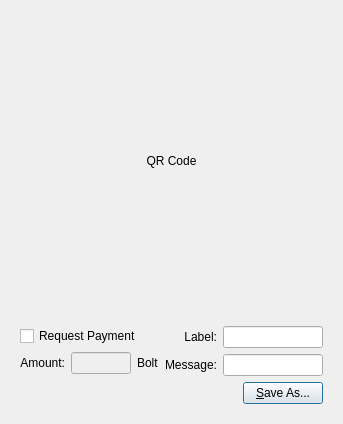
<?xml version="1.0" encoding="UTF-8"?>
<ui version="4.0">
 <class>QRCodeDialog</class>
 <widget class="QDialog" name="QRCodeDialog">
  <property name="geometry">
   <rect>
    <x>0</x>
    <y>0</y>
    <width>320</width>
    <height>404</height>
   </rect>
  </property>
  <property name="windowTitle">
   <string>Dialog</string>
  </property>
  <layout class="QVBoxLayout" name="verticalLayout_3">
   <item>
    <widget class="QLabel" name="lblQRCode">
     <property name="sizePolicy">
      <sizepolicy hsizetype="Expanding" vsizetype="Expanding">
       <horstretch>0</horstretch>
       <verstretch>0</verstretch>
      </sizepolicy>
     </property>
     <property name="minimumSize">
      <size>
       <width>300</width>
       <height>300</height>
      </size>
     </property>
     <property name="text">
      <string>QR Code</string>
     </property>
     <property name="alignment">
      <set>Qt::AlignCenter</set>
     </property>
     <property name="wordWrap">
      <bool>true</bool>
     </property>
    </widget>
   </item>
   <item>
    <widget class="QWidget" name="widget" native="true">
     <layout class="QVBoxLayout" name="verticalLayout_2">
      <item>
       <layout class="QHBoxLayout" name="horizontalLayout_2">
        <item>
         <layout class="QVBoxLayout" name="verticalLayout">
          <item>
           <widget class="QCheckBox" name="chkReqPayment">
            <property name="enabled">
             <bool>true</bool>
            </property>
            <property name="text">
             <string>Request Payment</string>
            </property>
           </widget>
          </item>
          <item>
           <layout class="QHBoxLayout" name="horizontalLayout">
            <item>
             <widget class="QLabel" name="lblAmount">
              <property name="sizePolicy">
               <sizepolicy hsizetype="Preferred" vsizetype="Maximum">
                <horstretch>0</horstretch>
                <verstretch>0</verstretch>
               </sizepolicy>
              </property>
              <property name="text">
               <string>Amount:</string>
              </property>
              <property name="alignment">
               <set>Qt::AlignRight|Qt::AlignTrailing|Qt::AlignVCenter</set>
              </property>
              <property name="buddy">
               <cstring>lnReqAmount</cstring>
              </property>
             </widget>
            </item>
            <item>
             <widget class="QLineEdit" name="lnReqAmount">
              <property name="enabled">
               <bool>false</bool>
              </property>
              <property name="minimumSize">
               <size>
                <width>60</width>
                <height>0</height>
               </size>
              </property>
              <property name="alignment">
               <set>Qt::AlignRight|Qt::AlignTrailing|Qt::AlignVCenter</set>
              </property>
             </widget>
            </item>
            <item>
             <widget class="QLabel" name="lblBTC">
              <property name="sizePolicy">
               <sizepolicy hsizetype="Preferred" vsizetype="Maximum">
                <horstretch>0</horstretch>
                <verstretch>0</verstretch>
               </sizepolicy>
              </property>
              <property name="text">
               <string>Bolt</string>
              </property>
              <property name="buddy">
               <cstring>lnReqAmount</cstring>
              </property>
             </widget>
            </item>
           </layout>
          </item>
         </layout>
        </item>
        <item>
         <layout class="QGridLayout" name="gridLayout">
          <item row="0" column="0">
           <widget class="QLabel" name="lblLabel">
            <property name="text">
             <string>Label:</string>
            </property>
            <property name="alignment">
             <set>Qt::AlignRight|Qt::AlignTrailing|Qt::AlignVCenter</set>
            </property>
            <property name="buddy">
             <cstring>lnLabel</cstring>
            </property>
           </widget>
          </item>
          <item row="0" column="1">
           <widget class="QLineEdit" name="lnLabel">
            <property name="minimumSize">
             <size>
              <width>100</width>
              <height>0</height>
             </size>
            </property>
           </widget>
          </item>
          <item row="1" column="0">
           <widget class="QLabel" name="lblMessage">
            <property name="text">
             <string>Message:</string>
            </property>
            <property name="alignment">
             <set>Qt::AlignRight|Qt::AlignTrailing|Qt::AlignVCenter</set>
            </property>
            <property name="buddy">
             <cstring>lnMessage</cstring>
            </property>
           </widget>
          </item>
          <item row="1" column="1">
           <widget class="QLineEdit" name="lnMessage">
            <property name="minimumSize">
             <size>
              <width>100</width>
              <height>0</height>
             </size>
            </property>
           </widget>
          </item>
         </layout>
        </item>
       </layout>
      </item>
      <item>
       <layout class="QHBoxLayout" name="horizontalLayout_3">
        <item>
         <spacer name="horizontalSpacer">
          <property name="orientation">
           <enum>Qt::Horizontal</enum>
          </property>
          <property name="sizeHint" stdset="0">
           <size>
            <width>40</width>
            <height>20</height>
           </size>
          </property>
         </spacer>
        </item>
        <item>
         <widget class="QPushButton" name="btnSaveAs">
          <property name="text">
           <string>&amp;Save As...</string>
          </property>
         </widget>
        </item>
       </layout>
      </item>
     </layout>
    </widget>
   </item>
  </layout>
 </widget>
 <resources/>
 <connections>
  <connection>
   <sender>chkReqPayment</sender>
   <signal>clicked(bool)</signal>
   <receiver>lnReqAmount</receiver>
   <slot>setEnabled(bool)</slot>
   <hints>
    <hint type="sourcelabel">
     <x>92</x>
     <y>285</y>
    </hint>
    <hint type="destinationlabel">
     <x>98</x>
     <y>311</y>
    </hint>
   </hints>
  </connection>
 </connections>
</ui>
